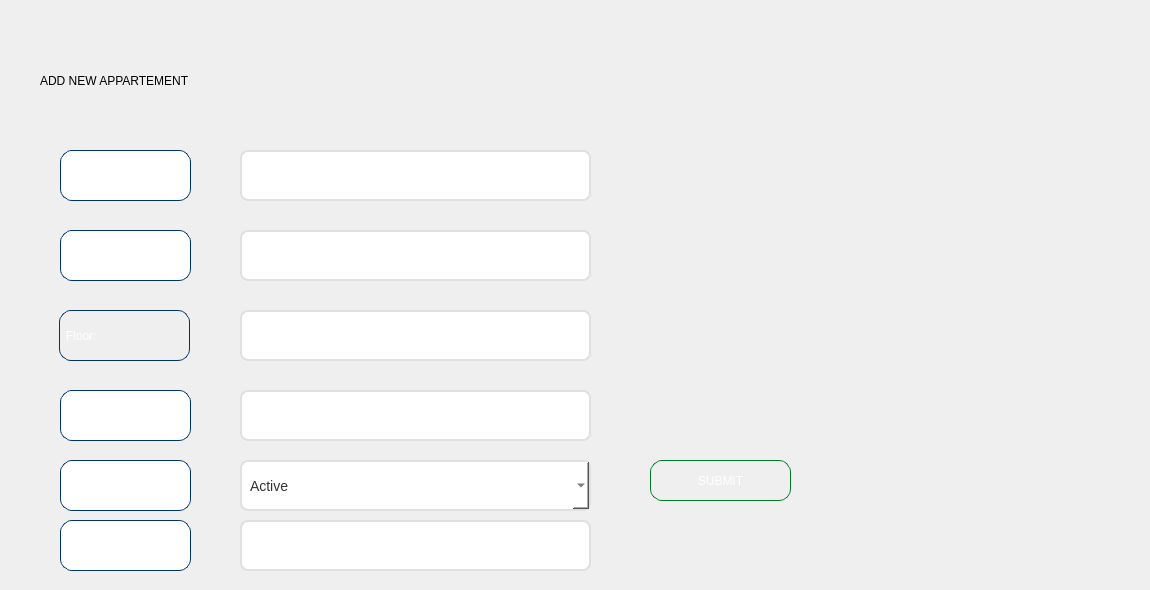
         <widget class="QWidget" name="tab_12">
          <attribute name="title">
           <string>ADD</string>
          </attribute>
          <widget class="QWidget" name="widget_10" native="true">
           <property name="geometry">
            <rect>
             <x>0</x>
             <y>0</y>
             <width>1141</width>
             <height>581</height>
            </rect>
           </property>
           <widget class="QLineEdit" name="lineEdit_45">
            <property name="geometry">
             <rect>
              <x>240</x>
              <y>310</y>
              <width>351</width>
              <height>51</height>
             </rect>
            </property>
            <property name="styleSheet">
             <string notr="true">QLineEdit {
    background-color: white;
    border: 2px solid #e0e0e0;
    border-radius: 8px;
    padding: 8px;
    font-size: 14px;
    color: #333;
}

QLineEdit:hover {
    border: 2px solid #29b6f6;
    background-color: #f9f9f9;
}

QLineEdit:focus {
    border: 2px solid #0d47a1;
    background-color: white;
}</string>
            </property>
           </widget>
           <widget class="QLabel" name="label_41">
            <property name="geometry">
             <rect>
              <x>790</x>
              <y>40</y>
              <width>121</width>
              <height>81</height>
             </rect>
            </property>
            <property name="styleSheet">
             <string notr="true">background:transparent;</string>
            </property>
            <property name="text">
             <string/>
            </property>
            <property name="pixmap">
             <pixmap>../../Downloads/Capture_d_écran_2025-09-29_075328-removebg-preview.png</pixmap>
            </property>
            <property name="scaledContents">
             <bool>true</bool>
            </property>
           </widget>
           <widget class="QLineEdit" name="lineEdit_46">
            <property name="geometry">
             <rect>
              <x>240</x>
              <y>230</y>
              <width>351</width>
              <height>51</height>
             </rect>
            </property>
            <property name="styleSheet">
             <string notr="true">QLineEdit {
    background-color: white;
    border: 2px solid #e0e0e0;
    border-radius: 8px;
    padding: 8px;
    font-size: 14px;
    color: #333;
}

QLineEdit:hover {
    border: 2px solid #29b6f6;
    background-color: #f9f9f9;
}

QLineEdit:focus {
    border: 2px solid #0d47a1;
    background-color: white;
}</string>
            </property>
           </widget>
           <widget class="QPushButton" name="pushButton_18">
            <property name="geometry">
             <rect>
              <x>650</x>
              <y>460</y>
              <width>141</width>
              <height>41</height>
             </rect>
            </property>
            <property name="styleSheet">
             <string notr="true">QPushButton {
	font: 700 italic 10pt &quot;Times New Roman&quot;;
    background: qlineargradient(x1:0, y1:0, x2:0, y2:1,
                                stop:0 #00ff66, stop:1 #009933);
    color: white;
    border: 1px solid #007a29;
    border-radius: 12px;
    padding: 6px;
}
QPushButton :hover {
    background: qlineargradient(x1:0, y1:0, x2:0, y2:1,
                                stop:0 #33ff99, stop:1 #00cc44);
}

QPushButton:pressed {
    background: qlineargradient(x1:0, y1:0, x2:0, y2:1,
                                stop:0 #00cc44, stop:1 #007a29);
}
</string>
            </property>
            <property name="text">
             <string>SUBMIT</string>
            </property>
           </widget>
           <widget class="QLineEdit" name="lineEdit_47">
            <property name="geometry">
             <rect>
              <x>60</x>
              <y>390</y>
              <width>131</width>
              <height>51</height>
             </rect>
            </property>
            <property name="styleSheet">
             <string notr="true">QLineEdit {
	font: 700 italic 10pt &quot;Times New Roman&quot;;
	color: white;
    background: qlineargradient(
        x1: 0, y1: 0, x2: 1, y2: 1,
        stop: 0 #001F3F,   
        stop: 1 #004080   
    );
    border: 1px solid #003366; 
    border-radius: 12px;    
    padding: 6px

}</string>
            </property>
            <property name="text">
             <string>Condition:</string>
            </property>
           </widget>
           <widget class="QLineEdit" name="lineEdit_48">
            <property name="geometry">
             <rect>
              <x>240</x>
              <y>150</y>
              <width>351</width>
              <height>51</height>
             </rect>
            </property>
            <property name="styleSheet">
             <string notr="true">QLineEdit {
    background-color: white;
    border: 2px solid #e0e0e0;
    border-radius: 8px;
    padding: 8px;
    font-size: 14px;
    color: #333;
}

QLineEdit:hover {
    border: 2px solid #29b6f6;
    background-color: #f9f9f9;
}

QLineEdit:focus {
    border: 2px solid #0d47a1;
    background-color: white;
}</string>
            </property>
           </widget>
           <widget class="QLabel" name="label_42">
            <property name="geometry">
             <rect>
              <x>40</x>
              <y>60</y>
              <width>741</width>
              <height>41</height>
             </rect>
            </property>
            <property name="styleSheet">
             <string notr="true">font: 700 italic 36pt &quot;Times New Roman&quot;;</string>
            </property>
            <property name="text">
             <string>ADD NEW APPARTEMENT</string>
            </property>
           </widget>
           <widget class="QLineEdit" name="lineEdit_49">
            <property name="geometry">
             <rect>
              <x>60</x>
              <y>230</y>
              <width>131</width>
              <height>51</height>
             </rect>
            </property>
            <property name="styleSheet">
             <string notr="true">QLineEdit {
	font: 700 italic 10pt &quot;Times New Roman&quot;;
	color: white;
    background: qlineargradient(
        x1: 0, y1: 0, x2: 1, y2: 1,
        stop: 0 #001F3F,   
        stop: 1 #004080   
    );
    border: 1px solid #003366; 
    border-radius: 12px;    
    padding: 6px

}</string>
            </property>
            <property name="text">
             <string>Rooms :</string>
            </property>
           </widget>
           <widget class="QLineEdit" name="lineEdit_50">
            <property name="enabled">
             <bool>true</bool>
            </property>
            <property name="geometry">
             <rect>
              <x>60</x>
              <y>150</y>
              <width>131</width>
              <height>51</height>
             </rect>
            </property>
            <property name="focusPolicy">
             <enum>Qt::FocusPolicy::NoFocus</enum>
            </property>
            <property name="contextMenuPolicy">
             <enum>Qt::ContextMenuPolicy::NoContextMenu</enum>
            </property>
            <property name="acceptDrops">
             <bool>true</bool>
            </property>
            <property name="styleSheet">
             <string notr="true">QLineEdit {
	font: 700 italic 10pt &quot;Times New Roman&quot;;
	color: white;
    background: qlineargradient(
        x1: 0, y1: 0, x2: 1, y2: 1,
        stop: 0 #001F3F,   
        stop: 1 #004080   
    );
    border: 1px solid #003366; 
    border-radius: 12px;    
    padding: 6px

}</string>
            </property>
            <property name="text">
             <string>Number :</string>
            </property>
            <property name="cursorPosition">
             <number>8</number>
            </property>
           </widget>
           <widget class="QLineEdit" name="lineEdit_103">
            <property name="geometry">
             <rect>
              <x>240</x>
              <y>390</y>
              <width>351</width>
              <height>51</height>
             </rect>
            </property>
            <property name="styleSheet">
             <string notr="true">QLineEdit {
    background-color: white;
    border: 2px solid #e0e0e0;
    border-radius: 8px;
    padding: 8px;
    font-size: 14px;
    color: #333;
}

QLineEdit:hover {
    border: 2px solid #29b6f6;
    background-color: #f9f9f9;
}

QLineEdit:focus {
    border: 2px solid #0d47a1;
    background-color: white;
}</string>
            </property>
           </widget>
           <widget class="QComboBox" name="addStatusCombo_2">
            <property name="geometry">
             <rect>
              <x>240</x>
              <y>460</y>
              <width>351</width>
              <height>51</height>
             </rect>
            </property>
            <property name="styleSheet">
             <string notr="true">QComboBox {
    background-color: white;
    border: 2px solid #e0e0e0;
    border-radius: 8px;
    padding: 8px;
    font-size: 14px;
    color: #333;
}

QComboBox:hover {
    border: 2px solid #29b6f6;
    background-color: #f9f9f9;
}

QComboBox:focus {
    border: 2px solid #0d47a1;
    background-color: white;
}</string>
            </property>
            <item>
             <property name="text">
              <string>Active</string>
             </property>
            </item>
            <item>
             <property name="text">
              <string>Inactive</string>
             </property>
            </item>
           </widget>
           <widget class="QLineEdit" name="lineEdit_104">
            <property name="geometry">
             <rect>
              <x>60</x>
              <y>460</y>
              <width>131</width>
              <height>51</height>
             </rect>
            </property>
            <property name="styleSheet">
             <string notr="true">QLineEdit {
	font: 700 italic 10pt &quot;Times New Roman&quot;;
	color: white;
    background: qlineargradient(
        x1: 0, y1: 0, x2: 1, y2: 1,
        stop: 0 #001F3F,   /* bleu marine profond */
        stop: 1 #004080    /* bleu marine plus clair */
    );
    border: 1px solid #003366; /* contour subtil bleu foncé */
    border-radius: 12px;       /* coins arrondis */
    padding: 6px

}</string>
            </property>
            <property name="text">
             <string>Status:</string>
            </property>
           </widget>
           <widget class="QLineEdit" name="cinadd">
            <property name="geometry">
             <rect>
              <x>240</x>
              <y>520</y>
              <width>351</width>
              <height>51</height>
             </rect>
            </property>
            <property name="styleSheet">
             <string notr="true">QLineEdit {
    background-color: white;
    border: 2px solid #e0e0e0;
    border-radius: 8px;
    padding: 8px;
    font-size: 14px;
    color: #333;
}

QLineEdit:hover {
    border: 2px solid #29b6f6;
    background-color: #f9f9f9;
}

QLineEdit:focus {
    border: 2px solid #0d47a1;
    background-color: white;
}</string>
            </property>
           </widget>
           <widget class="QLineEdit" name="lineEdit_106">
            <property name="geometry">
             <rect>
              <x>60</x>
              <y>520</y>
              <width>131</width>
              <height>51</height>
             </rect>
            </property>
            <property name="styleSheet">
             <string notr="true">QLineEdit {
	font: 700 italic 10pt &quot;Times New Roman&quot;;
	color: white;
    background: qlineargradient(
        x1: 0, y1: 0, x2: 1, y2: 1,
        stop: 0 #001F3F,   /* bleu marine profond */
        stop: 1 #004080    /* bleu marine plus clair */
    );
    border: 1px solid #003366; /* contour subtil bleu foncé */
    border-radius: 12px;       /* coins arrondis */
    padding: 6px

}</string>
            </property>
            <property name="text">
             <string>CIN</string>
            </property>
           </widget>
           <widget class="QPushButton" name="pushButton">
            <property name="geometry">
             <rect>
              <x>59</x>
              <y>310</y>
              <width>131</width>
              <height>51</height>
             </rect>
            </property>
            <property name="styleSheet">
             <string notr="true">QPushButton {
    font: 700 italic 10pt &quot;Times New Roman&quot;;
    color: white;
    background: qlineargradient(
        x1: 0, y1: 0, x2: 1, y2: 1,
        stop: 0 #001F3F,
        stop: 1 #004080
    );
    border: 1px solid #003366;
    border-radius: 12px;
    padding: 6px;
}

/* Effet au survol (hover) */
QPushButton:hover {
    background: qlineargradient(
        x1: 0, y1: 0, x2: 1, y2: 1,
        stop: 0 #004080,
        stop: 1 #0059b3
    );
}

/* Effet quand on clique (pressed) */
QPushButton:pressed {
    background: qlineargradient(
        x1: 0, y1: 0, x2: 1, y2: 1,
        stop: 0 #003366,
        stop: 1 #001F3F
    );
    padding-top: 7px;   /* effet d’enfoncement */
    padding-left: 7px;
}
</string>
            </property>
            <property name="text">
             <string>Floor:                          </string>
            </property>
           </widget>
          </widget>
         </widget>
